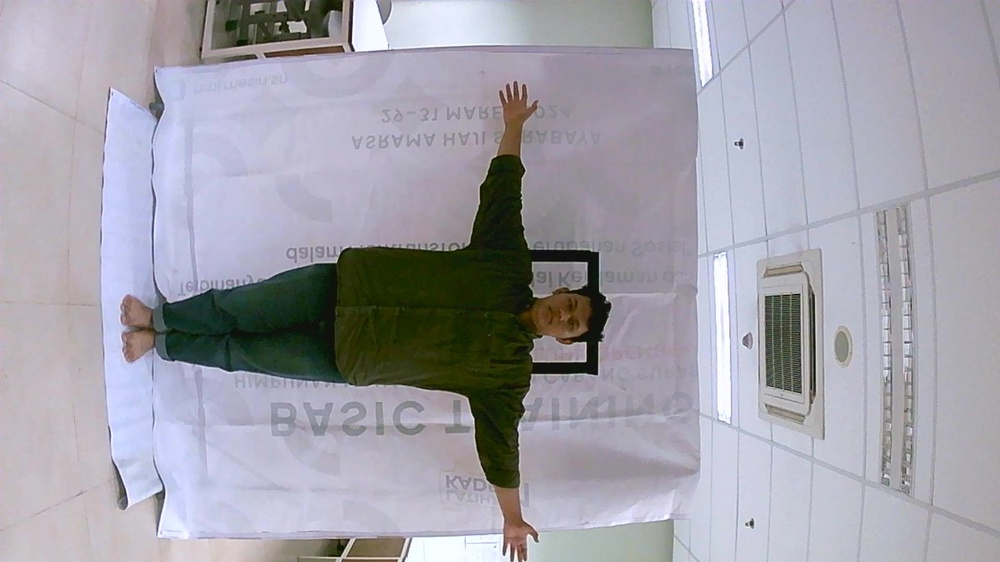
#> input picture Raw_data/Abi.jpg, 1000 x 562 px, shrunk from 1920 x 1080 before the run, given in place of demo.avi, which was not available
$ python get_rect_from_video.py
#> lines starting #> are read from the running program, lines starting #| are printed output that depends on the picture; after the words box and inside, x2 and y2 are one past the last pixel; in counts of white or black regions, pixels touching at a corner belong together; pictures that were not available may be replaced by others from this repository, and a replacement may not be noted
import cv2
import numpy as np

# Initialize the webcam
cap = cv2.VideoCapture("demo.avi")  # Use 0 for the default webcam; you can change the index if you have multiple cameras.

# Create a window to display the camera feed
cv2.namedWindow('Camera Feed')

# Default values for the rectangle
rect_x, rect_y, rect_width, rect_height = 100, 100, 200, 200

# Default HSV parameters
min_hue, max_hue = 0, 0
min_saturation, max_saturation = 0, 0
min_value, max_value = 0, 0

# Set the default file name
file_name = 'color.txt'
def adjust_rectangle(event, x, y, flags, param):
    global rect_x, rect_y, rect_width, rect_height
    if event == cv2.EVENT_LBUTTONDOWN:
        rect_x, rect_y = x, y
    elif event == cv2.EVENT_MOUSEMOVE and flags == cv2.EVENT_FLAG_LBUTTON:
        rect_width, rect_height = x - rect_x, y - rect_y

min_hue_temp = min_hue
min_saturation_temp = min_saturation
min_value_temp = min_value
max_hue_temp = max_hue
max_saturation_temp = max_saturation
max_value_temp = max_value
cv2.setMouseCallback('Camera Feed', adjust_rectangle)
kernel = np.ones((5, 5), np.uint8)

def write_file(param_file_name):
    with open(param_file_name, 'w') as param_file:
        param_file.write(f"min_hue={min_hue}\n")
        param_file.write(f"max_hue={max_hue}\n")
        param_file.write(f"min_saturation={min_saturation}\n")
        param_file.write(f"max_saturation={max_saturation}\n")
        param_file.write(f"min_value={min_value}\n")
        param_file.write(f"max_value={max_value}\n")
while True:
    # Capture a frame from the webcam
    ret, frame = cap.read()
#> frame is the input picture: shape (562, 1000, 3); mean B, G, R 169.8, 160.5, 161.9
    if not ret:
        break

    # Draw the adjustable rectangle on the frame
    adjusted_frame = frame.copy()
    cv2.rectangle(adjusted_frame, (rect_x, rect_y), (rect_x + rect_width, rect_y + rect_height), (0, 0, 255), 2)
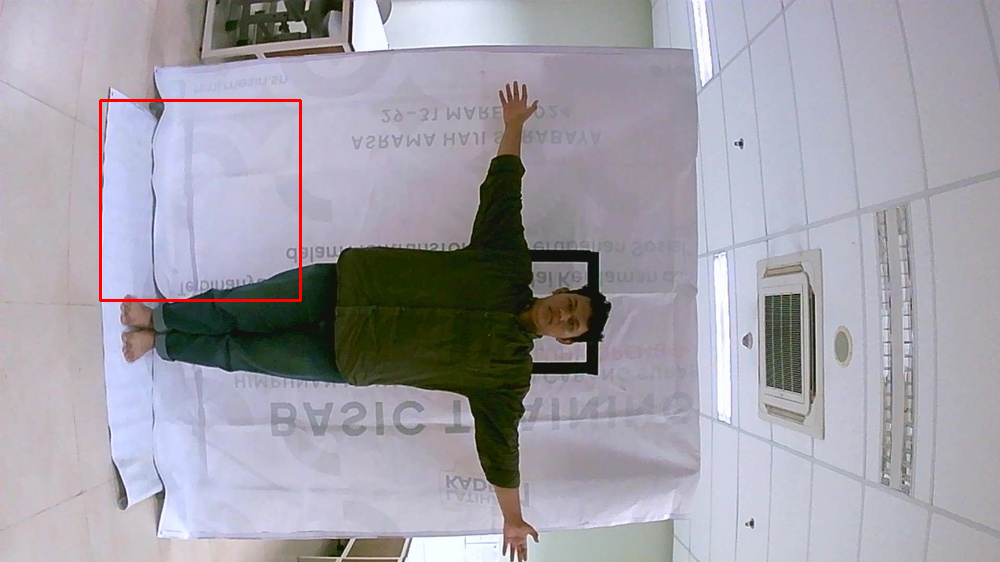
#> adjusted_frame: shape (562, 1000, 3); 0.43% of pixels changed, all inside (x1, y1, x2, y2) = (99, 99, 302, 302)

    # Display the frame with the adjustable rectangle
    hsv_frame = cv2.cvtColor(frame, cv2.COLOR_BGR2HSV)
#> hsv_frame: shape (562, 1000, 3); mean H, S, V 114.2, 38.6, 174

    lower_bound = np.array([min_hue_temp, min_saturation_temp, min_value_temp])
    upper_bound = np.array([max_hue_temp, max_saturation_temp, max_value_temp])

    mask = cv2.inRange(hsv_frame, lower_bound, upper_bound)
#> mask: shape (562, 1000); every value is 0
    mask_opened = cv2.morphologyEx(mask, cv2.MORPH_OPEN, kernel)
    mask_closed = cv2.morphologyEx(mask, cv2.MORPH_CLOSE, kernel)
    inverted_frame = cv2.bitwise_not(mask)
#> inverted_frame: shape (562, 1000); every value is 255

    object_frame = cv2.bitwise_and(frame, frame, mask=mask)
#> object_frame: shape (562, 1000, 3); every value is 0
    # Extract the region of interest (ROI) within the rectangle
    roi = frame[rect_y:rect_y + rect_height, rect_x:rect_x + rect_width]
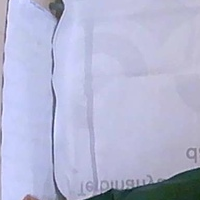
#> roi: shape (200, 200, 3); mean B, G, R 212, 183, 180.1

    if roi.shape[0] > 0 and roi.shape[1] > 0:  # Check if the ROI is non-empty
        # Calculate the minimum and maximum HSV values within the ROI
        hsv_roi = cv2.cvtColor(roi, cv2.COLOR_BGR2HSV)
#> hsv_roi: shape (200, 200, 3); mean H, S, V 117.2, 41.5, 212.4
        min_hue = np.min(hsv_roi[:, :, 0])
#> min_hue = 0
        max_hue = np.max(hsv_roi[:, :, 0])
#> max_hue = 178
        min_saturation = np.min(hsv_roi[:, :, 1])
#> min_saturation = 0
        max_saturation = np.max(hsv_roi[:, :, 1])
#> max_saturation = 227
        min_value = np.min(hsv_roi[:, :, 2])
#> min_value = 27
        max_value = np.max(hsv_roi[:, :, 2])
#> max_value = 255

    # [7 lines of commented-out code are left out]
    cv2.putText(adjusted_frame, f'color: {str(file_name)}', (10, 30), cv2.FONT_HERSHEY_SIMPLEX, 1, (0, 0, 255), 2)

    cv2.imshow('Camera Feed', adjusted_frame)
    cv2.imshow('Binary Mask', mask)
    # cv2.imshow('Inverted Frame', inverted_frame)
    # cv2.imshow('Processed Binary Mask', mask_closed)

    # Exit the loop when the 'q' key is pressed
    key = cv2.waitKey(1)
#> (key q is pressed here)
    if key & 0xFF == ord('q'):
        break
    elif key & 0xFF == ord('s'):
        write_file(file_name)

        min_hue_temp = min_hue
        min_saturation_temp = min_saturation
        min_value_temp = min_value

        max_hue_temp = max_hue
        max_saturation_temp = max_saturation
        max_value_temp = max_value

# Release the webcam and close all OpenCV windows
cap.release()
cv2.destroyAllWindows()

$ run again, on Raw_data/Bagas.jpg
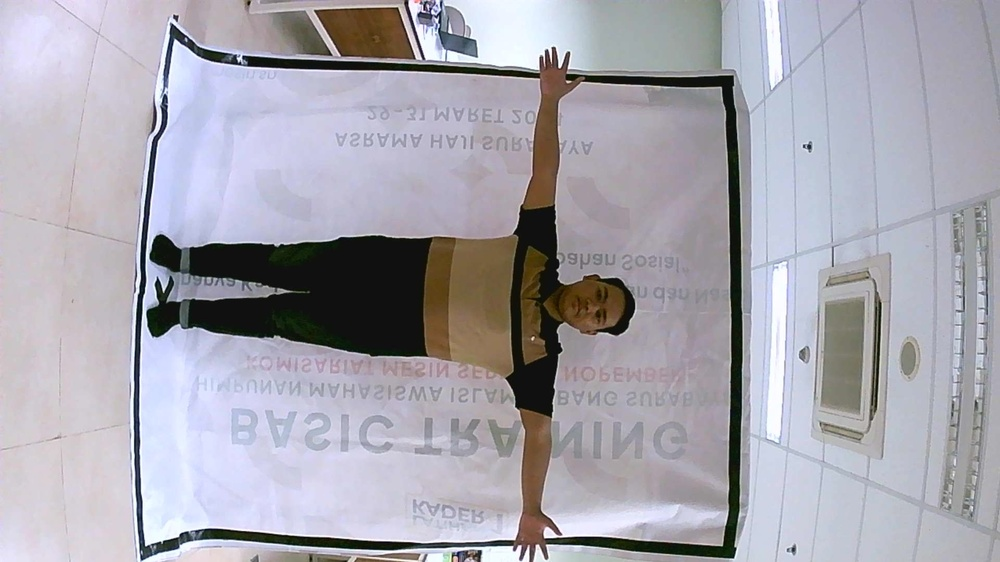
#> input picture Raw_data/Bagas.jpg, 1000 x 562 px, shrunk from 1920 x 1080 before the run, given in place of demo.avi, which was not available
#> frame is the input picture: shape (562, 1000, 3); mean B, G, R 174.3, 165.3, 167.2
#> `cv2.rectangle(adjusted_frame, (rect_x, rect_y), (rect_x + rect_width, ..`:
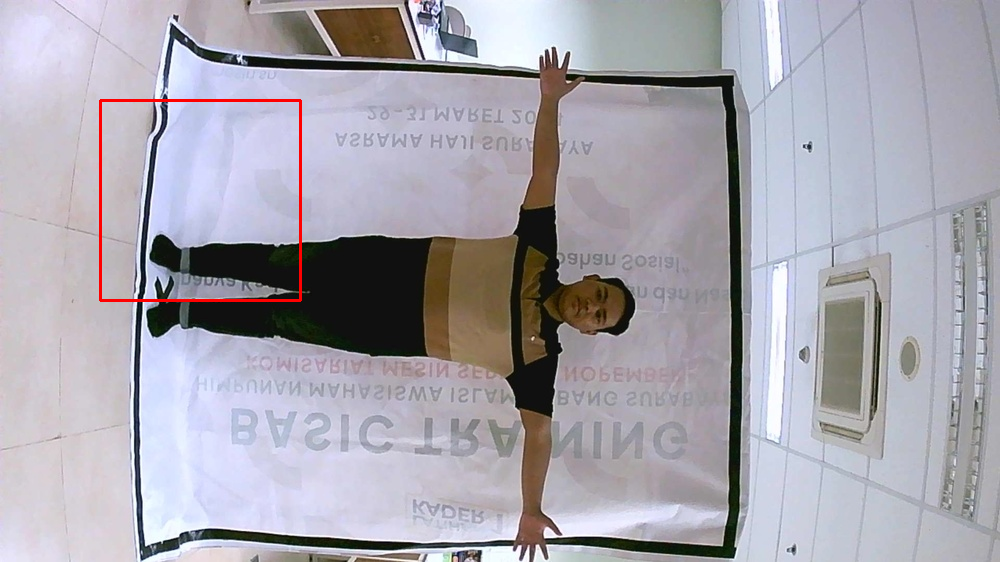
#> adjusted_frame: shape (562, 1000, 3); 0.43% of pixels changed, all inside (x1, y1, x2, y2) = (99, 99, 302, 302)
#> hsv_frame: shape (562, 1000, 3); mean H, S, V 110, 30.8, 178.5
#> mask: shape (562, 1000); every value is 0
#> inverted_frame: shape (562, 1000); every value is 255
#> object_frame: shape (562, 1000, 3); every value is 0
#> `roi = frame[rect_y:rect_y + rect_height, rect_x:rect_x + rect_width]`:
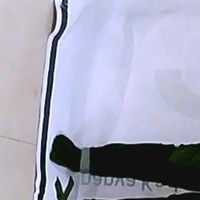
#> roi: shape (200, 200, 3); mean B, G, R 184.5, 165.2, 163.8
#> hsv_roi: shape (200, 200, 3); mean H, S, V 112.2, 36.3, 185.5
#> min_hue = 0
#> max_hue = 177
#> min_saturation = 0
#> max_saturation = 255
#> min_value = 6
#> max_value = 255
